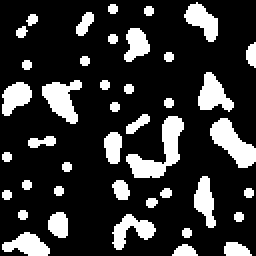
#> input picture skimage.data.binary_blobs(), 128 x 128 px (shown 2 times larger)
$ jupyter execute --allow-errors 01_reaction-diffusion-systems-py.ipynb   (shell and % lines are left out)
#> lines starting #> are read from the running program, lines starting #| are printed output that depends on the picture; after the words box and inside, x2 and y2 are one past the last pixel; in counts of white or black regions, pixels touching at a corner belong together
[](http://colab.research.google.com/github/gvarnavi/generative-art-iap/blob/master/01.28-Friday/01_reaction-diffusion-systems-py.ipynb)

# Gray-Scott Model of Reaction-Diffusion

The Gray-Scott model of reaction-diffusion models two interacting species, $U$ and $V$, that both react and diffuse in space. The chemical reaction between the two species is given by

$$
\begin{aligned}
U + 2V &\rightarrow 3V \\
V &\rightarrow P
\end{aligned}
$$

where $P$ represents an inert product that depletes the amount of $V$ present. Each species $U$ and $V$ has a corresponding concentration, $u$ and $v$, respectively. The evolution of the concentrations in time is given by the following system of partial differential equations (PDE):

$$
\begin{aligned}
\frac{\partial{u}}{\partial{t}} &= D_u\nabla^2u - uv^2 + f(1-u) \\
\frac{\partial{v}}{\partial{t}} &= D_v\nabla^2v + uv^2 - (f+k)v
\end{aligned}
$$

Let's break down the contributions to these equations.

#### Diffusion
$D_u$ and $D_v$ represent the diffusion constants of each species, and $\nabla^2$ is the Laplace operator in 2D, given by

$$ \nabla^2 = \frac{\partial^2}{\partial x^2} + \frac{\partial^2}{\partial y^2}.$$

Both species respond to the concentrations of their surroundings. If more $U$ is present at a particular point than in its surroundings, $\nabla^2u$ will be negative, and $u$ will decrease at that point.

#### Reaction
According to the chemical reaction, one $U$ and two $V$ react to produce $3V$; as a result, the reaction *rate* is proportional to $uv^2$. This reaction depletes $u$ but increases $v$ in the differential equation.

#### Replenishment
The species $U$ is replenished from the environment (e.g. an adjacent reservoir) in proportion to $1-u$, with a constant of proportionality $f$ known as the *feed rate*. The feed rate is one of the key parameters we will tune to observe different patterns.

#### Depletion
The species $V$ depletes by forming an inert product $P$. This depletion proceeds at a rate proportional to $v$ and the sum $f+k$, where $k$ is known as the *kill rate*. This is the second term we will tune to vary the pattern formation.

Our goal in this session will be to explore the variety of interesting visual patterns this simple yet rich interacting system can exhibit, which have analogs in biological pattern formation such as spots or stripes. For reference, the following website offers an interactive look into the phase diagram spanned by the $f$ and $k$ parameters: [Reaction-Diffusion by the Gray-Scott Model: Pearson's Parametrization](http://mrob.com/pub/comp/xmorphia/index.html).

We'll start by importing the necessary libraries:

[cell 1]
import numpy as np
import matplotlib.pyplot as plt
import matplotlib.animation as animation
import time
import ipywidgets as widgets
from skimage.data import binary_blobs
from skimage.io import imread
from scipy.integrate import solve_ivp
from IPython.display import HTML, display

Below, we define two functions which we will use to format and make plots and animations.

[cell 2]
def plot_pattern(u, colormap='twilight'):
    '''Plot the concentration as a color image.
    u - grid of concentrations of one species.
    colormap - an optional specification for a colormap to use.
    '''
    fig, ax = plt.subplots(1,1,figsize=(6,6))
    im = ax.imshow(u, cmap=plt.get_cmap(colormap),
                   vmin = 0.2, vmax = 1,
                   interpolation='bicubic',
                   extent=[-1, 1, -1, 1], alpha=0.8)
    ax.tick_params(labelsize=14)
    ax.set_xlim(-1,1); ax.set_ylim(-1,1)
    ax.axis('off')
    ax.grid(False)

    # return handles to figure, axis, and image
    return fig, ax, im

def animate_pattern(out, colormap='twilight'):
    '''
    Animate the concentration over time.
    out - 3d array of frames.
    colormap - an optional specification for a colormap to use.
    '''
    frames = out.shape[-1]
    fig, ax, im = plot_pattern(out[:,:,0], colormap)

    def animate(i):
        '''Plot updates for animation.'''
        im.set_array(out[:,:,i])
        return im,

    ani = animation.FuncAnimation(fig, animate, frames=frames, interval=100, blit=True)
    plt.close(fig)
    return ani

The initialization of our system requires preparing two $N\times N$ grids: one for the concentration $u$ of the first species, and the other the concentration $v$ of the second species. We will use a built-in function ```binary_blobs``` which generates a binary image of random, blob-like structures. Where our image is 1, we will initialize $u$ to $0.5$, and to $1$ otherwise. Where our image is 1, we will initialize $v$ to $0.25$, and to $0$ otherwise. Optionally, we also provide an argument to invert the background; instead of a $U$-dominant background, we have $V$-dominant instead. Some patterns can only be realized with this type of initialization.

[cell 3]
def init_blobs(N, inverse=False):
    '''Initialize values of a two-component system randomly.'''
#> called with N = 128, inverse = False
    mask = binary_blobs(N, blob_size_fraction=0.1, volume_fraction=0.2)
#> mask is the input picture: shape (128, 128) bool; 20% white; 42 white regions, largest, box (x1, y1, x2, y2) and area: (63, 58, 92, 89) 359, (105, 59, 128, 84) 291, (21, 40, 41, 62) 246
    if inverse:
        u = np.zeros((N,N)); u[mask] = 0.5
        v = np.ones((N,N)); v[mask] = 0.25
    else:
        u = np.ones((N,N)); u[mask] = 0.5
        v = np.zeros((N,N)); v[mask] = 0.25
    return u, v

Let's plot an example of the initial state. Note that you can change the color palette used for plotting by changing the ```colormap``` argument in ```plot_pattern``` below to the name of one of these [colormaps](https://matplotlib.org/stable/tutorials/colors/colormaps.html).

[cell 4]
# initialize
N = 128
u, v = init_blobs(N)

# plot the u-component
#> (the rest of this cell did not finish here and is left out)


On a 2D grid, we can discretize the Laplacian of each species concentration, for example $\nabla^2u$, as follows:

$$
\nabla^2u_{i,j} \approx \frac{-4u_{i,j}+u_{i+1,j}+u_{i-1,j}+u_{i,j+1}+u_{i,j-1}}{h^2}
$$

where $h$ is the lattice spacing. We'll use a square domain on $[-1,1]\times [-1,1]$ discretized into $N\times N$ grid points with periodic boundaries; thus our spacing is given by $h=2/N$.

You'll notice that the sum of the coefficients of the discrete Laplacian is zero. This enforces mass conservation; since the Laplacian of the concentration is proportional to the rate of inflow or outflow from any point in space, the outflow from any given point must equal the sum of inflow contributions that point makes to any of its neighbors.

Since we'll need to perform two Laplace operations at each integration step, one for each species concentration, we will write a general function for the Laplace operator that can be repurposed several times.

[cell 5]
# Compute the Laplacian over a 2D grid.
def laplacian2D(u, N):
    '''Compute the Laplacian of concentration.
    u - an array of concentrations.
    N - the system size in each dimension (2D).
    '''
    h = 2./N
    h2i = 1./(h*h)
    lap = (-4*u + np.roll(u,1,axis=0) \
                + np.roll(u,-1,axis=0) \
                + np.roll(u,1,axis=1) \
                + np.roll(u,-1,axis=1))*h2i
    return lap

Our original set of equations is a system of PDEs, but by discretizing the spatial dimensions on an $N\times N$ grid, we convert our system to a set of ODEs with time as the continuous integration variable. The Gray-Scott system of ODEs is defined in the function ```gray_scott``` below.

[cell 6]
def gray_scott(t, q, N, Du, Dv, f, k):
    '''Spatially discretized PDE for the Gray-Scott reaction-diffusion system.
        t - the current time.
        q - a linear array of concentrations u and v.
        N - the system size in each dimension.
        Du, Dv - the diffusion constants.
        f - the feed rate.
        k - the kill rate.
    '''
    u, v = q[:N*N].reshape(N,N), q[N*N:].reshape(N,N) # unpack the species concentrations

    # compute the Laplacians.
    Lu = laplacian2D(u, N)
    Lv = laplacian2D(v, N)

    du = Du*Lu - u*v*v + f*(1 - u)
    dv = Dv*Lv + u*v*v - (f + k)*v

    dq = np.zeros(2*N*N)
    dq[:N*N], dq[N*N:] = du.ravel(), dv.ravel()
    return dq

Finally, the function ```solve``` integrates the ODEs using the function ```solve_ivp``` from the Python ```scipy``` library.

[cell 7]
def solve(fun, ti, tf, nt, qi, args):
    '''
    fun - the function to integrate
    ti, tf - starting and ending integration times.
    nt - number of equally spaced output points on [ti, tf].
    qi - initial conditions [u, v].
    args - tuple of model parameters (Du, Dv, a, b, c).
    rtol, atol - tolerance for tuning the accuracy of the solver.
    '''
    u, v = qi                           # unpack initial components
    N = len(u)                          # extract grid dimension
    t_eval = np.linspace(ti, tf, nt)    # evaluation points
    Du, Dv, f, k = args                 # unpack extra arguments

    start_time = time.time()            # time the integration

    # integrate the differential equation using finite differences
    sol = solve_ivp(lambda t, y: fun(t, y, N, Du, Dv, f, k), [ti, tf],
                    np.hstack([u.ravel(), v.ravel()]), t_eval=t_eval, method='RK23')
    u = sol.y[:N*N,:].reshape(N,N,len(t_eval))

    # print elapsed time
    print('elapsed time (s): ', time.time() - start_time)

    return u

[cell 8]
# parameters
Du = 2e-5
Dv = 1e-5
f = 0.058
k = 0.065

ti = 0
tf = 6000
frames = 100

# solve
out = solve(gray_scott, ti, tf, frames, [u, v], args = (Du, Dv, f, k))
#> (the rest of this cell did not finish here and is left out)


#> (a cell that did not finish here is left out)

#> the sliders are set to presets = puffs
HTML(ani.to_html5_video())

With our integration routine set up, let's explore some of the varied patterns of the Gray-Scott system using an interactive widget. The following widget features some presets of feed and kill rates to try as starting points.

#> (a cell that did not finish here is left out)

#> call 2 of init_blobs, with N = 128, inverse = False
#> in init_blobs (call 2), `mask = binary_blobs(N, blob_size_fraction=0.1, volume_fraction=0.2)`:
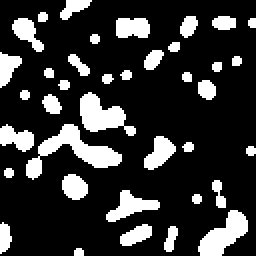
#> mask: shape (128, 128) bool (shown 2 times larger); 20% white; 38 white regions (2 under 20 px), largest, box (x1, y1, x2, y2) and area: (13, 62, 61, 90) 455, (40, 46, 68, 68) 317, (99, 105, 124, 128) 304

    # solve
    ti = 0
    tf = 6000
    frames = 100
    out = solve(gray_scott, ti, tf, frames, [u, v], args = (Du, Dv, f, k))

    # create animation
    print('creating animation...')
    ani = animate_pattern(out, colormap='twilight')
#> the sliders are set to k = 0.057, inverse = True

    # display animation
    h.display(HTML(ani.to_html5_video()))

To more flexibly vary the model parameters, the widget below provides sliders for the feed and kill rates.

[cell 11]
feed_slider = widgets.FloatSlider(
    value=0.03, min=0.01, max=0.1, step=0.001,
    description='Feed rate:', readout_format='.3f',)
kill_slider = widgets.FloatSlider(
    value=0.057, min=0.04, max=0.07, step=0.001,
    description='Kill rate:', readout_format='.3f',)

#> (the rest of this cell did not finish here and is left out)

#> call 3 of init_blobs, with N = 128, inverse = True
#> in init_blobs (call 3), `mask = binary_blobs(N, blob_size_fraction=0.1, volume_fraction=0.2)`:
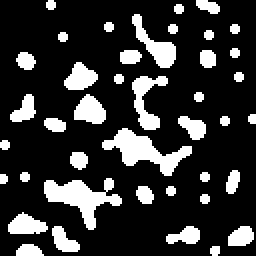
#> mask: shape (128, 128) bool (shown 2 times larger); 20% white; 41 white regions (2 under 20 px), largest, box (x1, y1, x2, y2) and area: (22, 89, 61, 115) 431, (51, 64, 96, 88) 429, (66, 38, 84, 65) 221

    # solve
    Du = 2e-5
    Dv = 1e-5
    ti = 0
    tf = 6000
    frames = 100
    out = solve(gray_scott, ti, tf, frames, [u, v], args = (Du, Dv, f, k))

    # create animation
    print('creating animation...')
    ani = animate_pattern(out, colormap='twilight')

    # display animation
    h.display(HTML(ani.to_html5_video()))

We can also seed the reaction with an image! A number of different silhouettes are provided in the Github repository.

[cell 12]
%cd generative-art-iap/01.28-Friday

[cell 13]
# print contents

[cell 14]
import cv2

# convert a black and white image to a mask, resizing as necessary.
def init_image(N, image, inverse=False):
    '''Initialize values of a two-component system on a custom pattern.'''
    mask = imread("icons/"+image+".png", as_gray=True)
    m, n = mask.shape
    scale = 128./min(m,n)
    width = int(n*scale)
    height = int(m*scale)
    dim = (width, height)
    mask = cv2.resize(mask, dim)
    m, n = mask.shape
    mask = mask[m//2-N//2:m//2+N//2,n//2-N//2:n//2+N//2]
    mask[mask > 0] = 1
    mask = np.logical_not(mask)

    # initialize concentrations
    if inverse:
        u = np.zeros((N,N)); u[mask] = 0.5
        v = np.ones((N,N)); v[mask] = 0.25
    else:
        u = np.ones((N,N)); u[mask] = 0.5
        v = np.zeros((N,N)); v[mask] = 0.25
    return u, v

[cell 15]
# initialize u and v based on seed image
N = 128
#> (the rest of this cell did not finish here and is left out)

[cell 16]
# set parameters
Du = 2e-5
#> Du = 2e-05
Dv = 1e-5
f = 0.0545
k = 0.062

ti = 0
tf = 6000
frames = 100

# solve
out = solve(gray_scott, ti, tf, frames, [u, v], args = (Du, Dv, f, k))
#> (the rest of this cell did not finish here and is left out)

#> (a cell that did not finish here is left out)
